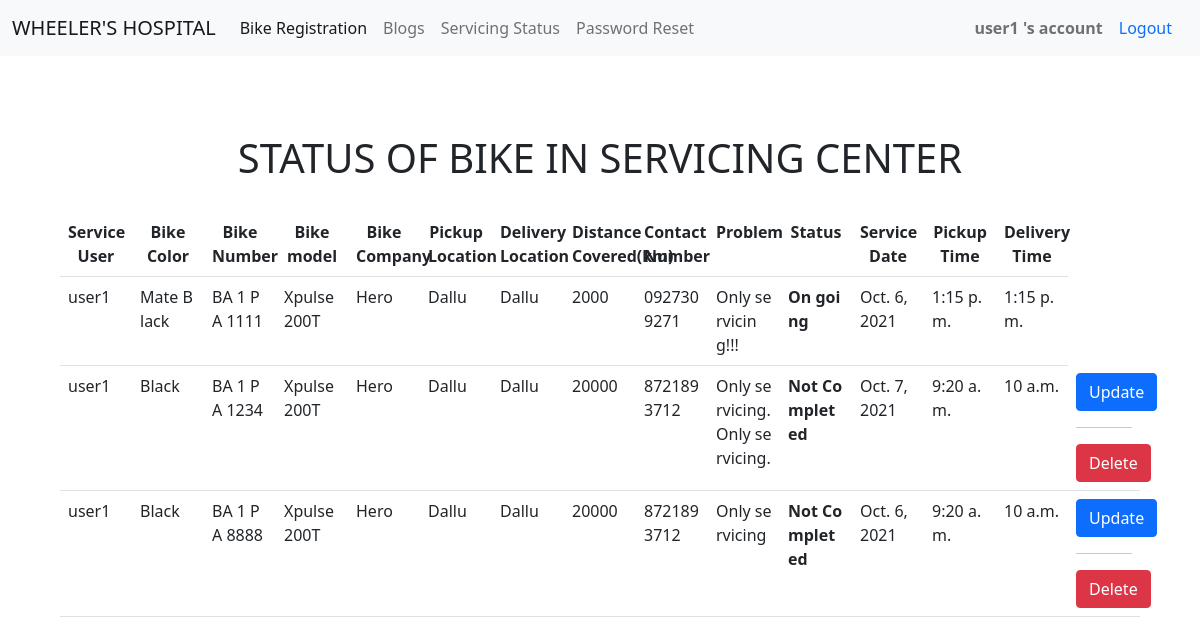
Page /status/user1 (signed in) on the committed database.
### dashboardApp/models.py (models this page shows, shortened)
class bikeServiceRequestModel(models.Model):
    def validate_date(value):
        if value==datetime.now().date():
            pass
        elif value>datetime.now().date():
            raise ValidationError("Don't input future date")
        elif value<datetime.now().date():
            raise ValidationError('Don\'t input past date')
    serviceUser = models.ForeignKey(User, on_delete=models.CASCADE)
    serviceCompany = models.ForeignKey(bikeCompanyModel, on_delete=models.CASCADE)
    serviceModel = models.ForeignKey(userBikeModel, on_delete=models.CASCADE)
    serviceNumber = models.CharField(max_length=50, unique=True)
    serviceColor = models.CharField(max_length=50)
    pickup = models.CharField(max_length=50)
    delivery = models.CharField(max_length=50)
    kmcovered = models.CharField(max_length=50)
    contact = models.CharField(max_length=10)
    problem = models.TextField()
    completed = models.CharField(max_length=100, default="Not Completed")
    serviceDate = models.DateField(validators=[validate_date])
    serviceTime = models.TimeField()
    deliveryTime = models.TimeField()

class userBikeModel(models.Model):
    bikeModel = models.CharField(max_length=50)
    def __str__(self) -> str:
        return self.bikeModel

class bikeCompanyModel(models.Model):
    bikeCompanyNames = models.CharField(max_length=50)
    def __str__(self) -> str:
        return self.bikeCompanyNames

### dashboardApp/views.py (the view)
# urls.py: path('status/<str:name>', bikeStatus, name='status'),
@login_required(login_url='login')
def bikeStatus(request, name):
    normalServiceRequestForm = bikeReqUpdate()
    stat = bikeServiceRequestModel.objects.filter(serviceUser=request.user)
    forCountingRegisteredBikes = bikeDisplay.objects.filter(bikeUser=request.user)
    print("Count = ", len(forCountingRegisteredBikes))
    if request.method == "POST":
        normalServiceRequestForm = bikeReqUpdate(request.POST)
        if normalServiceRequestForm.is_valid():
            normalServiceRequestForm.save()
            normalServiceRequestForm = bikeReqUpdate()
    context={
        'stat':stat,
        'normalServiceRequestForm':normalServiceRequestForm,
        'count': len(forCountingRegisteredBikes)
    }
    return render(request, 'status.html', context)

### Templates/status.html (shortened to what this page needs)
{% load static %}
{% load crispy_forms_tags %}
<!doctype html>
<html lang="en">
  <head>
    <link href="https://cdn.jsdelivr.net/npm/bootstrap@5.1.1/dist/css/bootstrap.min.css" rel="stylesheet">
    <link rel="stylesheet" type="text/css" href="{% static '/css/bikeRegistration.css' %}">
  </head>
  <body>
    {% include 'baseNavbar.html' %}
      <div class="row">
    <center style="margin-top: 5%;">
      <h1>STATUS OF BIKE IN SERVICING CENTER</h1>
    </center>
      <table class="table" style="margin-top: 2%; width:100%; table-layout: fixed;">
          <tr>
            <th scope="col" style="text-align: center;" >Service User</th>
            <th scope="col" style="text-align: center;" >Bike Color</th>
            <th scope="col" style="text-align: center;" >Bike Number</th>
            <th scope="col" style="text-align: center;" >Bike model</th>
            <th scope="col" style="text-align: center;" >Bike Company</th>
            <th scope="col" style="text-align: center;" >Pickup Location</th>
            <th scope="col" style="text-align: center;" >Delivery Location</th>
            <th scope="col" style="text-align: center;" >Distance Covered(km)</th>
            <th scope="col" style="text-align: center;" >Contact Number</th>
            <th scope="col" style="text-align: center;" >Problem</th>
            <th scope="col" style="text-align: center;" >Status</th>
            <th scope="col" style="text-align: center;" >Service Date</th>
            <th scope="col" style="text-align: center;" >Pickup Time</th>
            <th scope="col" style="text-align: center;" >Delivery Time </th>
          </tr>
          {% for i in stat %}
            <tr>
                <td style="word-break:break-all;">{{i.serviceUser}}</td>
                <td style="word-break:break-all;">{{i.serviceColor}}</td>
                <td style="word-break:break-all;">{{i.serviceNumber}}</td>
                <td style="word-break:break-all;">{{i.serviceModel}}</td>
                <td style="word-break:break-all;">{{i.serviceCompany}}</td>
                <td style="word-break:break-all;">{{i.pickup}}</td>
                <td style="word-break:break-all;">{{i.delivery}}</td>
                <td style="word-break:break-all;">{{i.kmcovered}}</td>
                <td style="word-break:break-all;">{{i.contact}}</td>
                <td style="word-break:break-all;">{{i.problem}}</td>
                <td style="word-break:break-all;"><b>{{i.completed}}</b></td>
                <td style="word-break:break-all;">{{i.serviceDate}}</td>
                <td style="word-break:break-all;">{{i.serviceTime}}</td>
                <td style="word-break:break-all;">{{i.deliveryTime}}</td>
                {% if i.completed != "On going" %}
                  <td>
                    <a class="btn btn-primary" type="button" href="/update/{{i.id}}">Update</a>
                    <hr>
                    <a class="btn btn-danger" type="button" href="/status/delete/{{i.id}}">Delete</a>
                  </td>
                {% endif %}
            </tr>
          {% endfor %}
      </table>
      <br>
      <br>
      <br>
      </div>
  </body>
</html>

### Templates/baseNavbar.html (shortened to what this page needs)
{% load static %}
{% load crispy_forms_tags %}
<!doctype html>
<html lang="en">
  <head>
    <link href="https://cdn.jsdelivr.net/npm/bootstrap@5.1.1/dist/css/bootstrap.min.css" rel="stylesheet">
    <link rel="stylesheet" type="text/css" href="{% static '/css/bikeRegistration.css' %}">
  </head>
  <body>
    <nav class="navbar navbar-expand-lg navbar-light bg-light" style="margin-bottom:2%">
        <div class="container-fluid">
          <a class="navbar-brand" href="{% url 'dash' %}">WHEELER'S HOSPITAL</a>
          <div class="collapse navbar-collapse" id="navbarText">
            <ul class="navbar-nav me-auto mb-2 mb-lg-0">
              <li class="nav-item">
                <a class="nav-link active" aria-current="page" href="{% url 'bikeReg' %}">Bike Registration</a>
              </li>
              <li class="nav-item">
                <a class="nav-link" href="{% url 'blog' %}">Blogs</a>
              </li>
              <li class="nav-item">
                <a class="nav-link" href="/status/{{request.user}}">Servicing Status</a>
              </li>
              <li class="nav-item">
                <a class="nav-link" href="/reset/{{request.user}}}}">Password Reset</a>
              </li>
            </ul>
            <span class="navbar-text">
              <b>{{ request.user }} 's account</b>
            </span>
            <a class="nav-link" href="{% url 'logout' %}">Logout</a>
          </div>
        </div>
      </nav>
  </body>
</html>

### static/css/bikeRegistration.css (style rules this page uses)
.row { margin-left: 5%; margin-right: 5%; }

### rows in the picture
bikeServiceRequestModel: serviceUser "user1", serviceColor "Mate Black", serviceNumber "BA 1 PA 1111", serviceModel "Xpulse 200T", serviceCompany "Hero", pickup "Dallu", delivery "Dallu", kmcovered "2000", contact "0927309271", problem "Only servicing!!!", completed "On going", serviceDate "Oct. 6, 2021", serviceTime "1:15 p.m.", deliveryTime "1:15 p.m."
bikeServiceRequestModel: serviceUser "user1", serviceColor "Black", serviceNumber "BA 1 PA 1234", serviceModel "Xpulse 200T", serviceCompany "Hero", pickup "Dallu", delivery "Dallu", kmcovered "20000", contact "8721893712", problem "Only servicing. Only servicing.", completed "Not Completed", serviceDate "Oct. 7, 2021", serviceTime "9:20 a.m.", deliveryTime "10 a.m."
bikeServiceRequestModel: serviceUser "user1", serviceColor "Black", serviceNumber "BA 1 PA 8888", serviceModel "Xpulse 200T", serviceCompany "Hero", pickup "Dallu", delivery "Dallu", kmcovered "20000", contact "8721893712", problem "Only servicing", completed "Not Completed", serviceDate "Oct. 6, 2021", serviceTime "9:20 a.m.", deliveryTime "10 a.m."

### other values in the picture
{{ request.user }} "user1"
